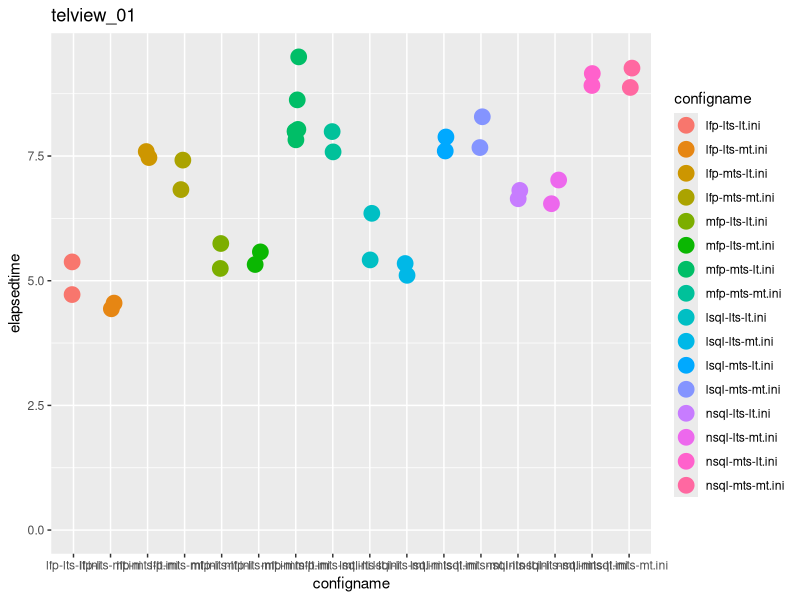
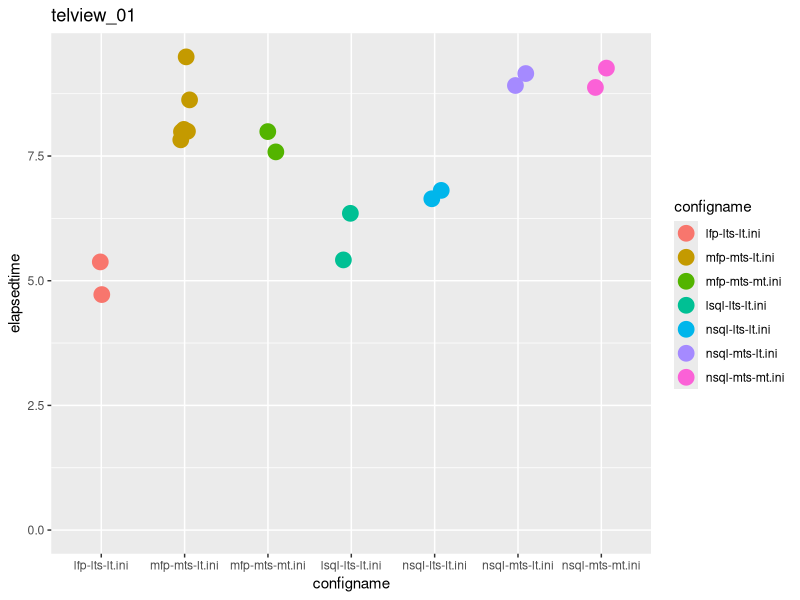

These figures' R source, in order:
# load and plot the test jobs
require(ggplot2)

dir<-'F:\\dropbox\\NOW\\___jobs\\2014-01-15-TestJobs'
setwd(dir)

df<- read.csv("ALL_JOB_STATS.telview.csv")
str(df)


# levels(df$configname)
configs<- c('lfp-lts-lt.ini','lfp-lts-mt.ini','lfp-mts-lt.ini','lfp-mts-mt.ini',
            'mfp-lts-lt.ini','mfp-lts-mt.ini','mfp-mts-lt.ini','mfp-mts-mt.ini',
            'lsql-lts-lt.ini','lsql-lts-mt.ini','lsql-mts-lt.ini','lsql-mts-mt.ini',
            'nsql-lts-lt.ini','nsql-lts-mt.ini','nsql-mts-lt.ini','nsql-mts-mt.ini')

df$configname<-factor(df$configname, configs)

p <- ggplot(df, aes(x=configname, y=elapsedtime, colour=configname)) +
  geom_point( size=5, position=position_jitter(width=.1, height=0)) +
  ylim(0, max(df$elapsedtime)) +
  ggtitle('telview_01')
p

df2<-df[df$configname   == 'lfp-lts-lt.ini'    | 
          df$configname == 'mfp-mts-lt.ini'    | 
          df$configname == 'mfp-mts-mt.ini'    |
          df$configname == 'lsql-lts-lt.ini'   |
          df$configname == 'nsql-lts-lt.ini'   |
          df$configname == 'nsql-mts-lt.ini'   |
          df$configname == 'nsql-mts-mt.ini'
        ,]
str(df2)

p <- ggplot(df2, aes(x=configname, y=elapsedtime, colour=configname)) +
  geom_point( size=5, position=position_jitter(width=.1, height=0)) +
  ylim(0, max(df$elapsedtime)) +
  ggtitle('telview_01')
p


#-------------------------------------------------

'lfp-lts-lt.ini'
'lfp-lts-mt.ini'
'lfp-mts-lt.ini'
'lfp-mts-mt.ini'
'mfp-lts-lt.ini'
'mfp-lts-mt.ini'
'mfp-mts-lt.ini'
'mfp-mts-mt.ini'
'lsql-lts-lt.ini'
'lsql-lts-mt.ini'
'lsql-mts-lt.ini'
'lsql-mts-mt.ini'
'nsql-lts-lt.ini'
'nsql-lts-mt.ini'
'nsql-mts-lt.ini'
'nsql-mts-mt.ini'
